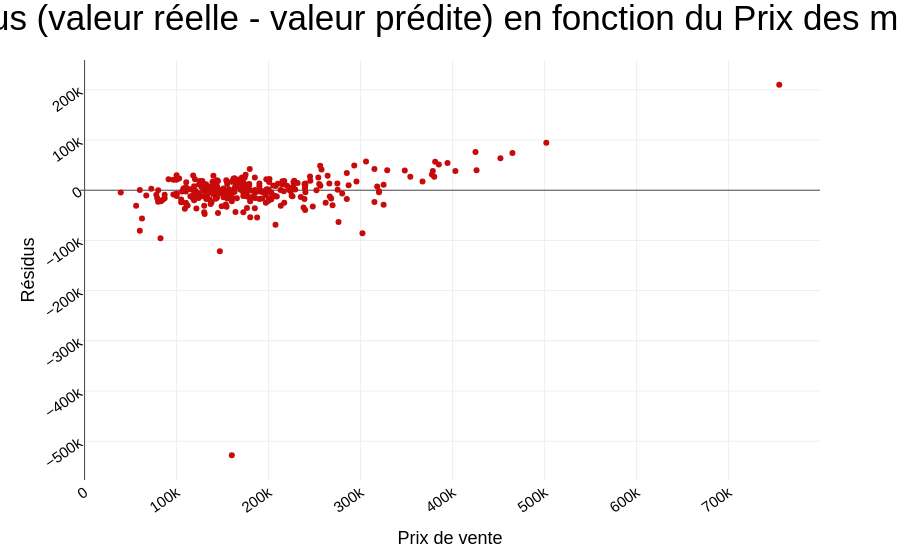

The notebook cell this image was saved under:
### Markdown cell above
### Résidus en fonction du Prix de vente

### Code cell
scat_res_price(
    df_test_stack,
    "residus",
    "SalePrice",
)

### Figure 1 — Plotly figure (JSON) as saved in the notebook; plotly's stock layout.template omitted (floating-point values rounded to 4 significant figures; data arrays with more than 128 entries replaced by an {"elided": "..."} marker saying what was removed)
{"data": [{"hovertemplate": "SalePrice=%{x}<br>residus=%{y}<extra></extra>", "legendgroup": "", "marker": {"color": "rgb(200, 10, 10)", "symbol": "circle"}, "mode": "markers", "name": "", "orientation": "v", "showlegend": false, "type": "scatter", "x": {"elided": "293 int values"}, "xaxis": "x", "y": {"elided": "293 float values"}, "yaxis": "y"}], "layout": {"legend": {"tracegroupgap": 0}, "margin": {"t": 60}, "title": {"text": "Résidus (valeur réelle - valeur prédite) en fonction du Prix des maisons"}, "xaxis": {"anchor": "y", "domain": [0, 1], "title": {"text": "Prix de vente"}}, "yaxis": {"anchor": "x", "domain": [0, 1], "title": {"text": "Résidus"}}}}
